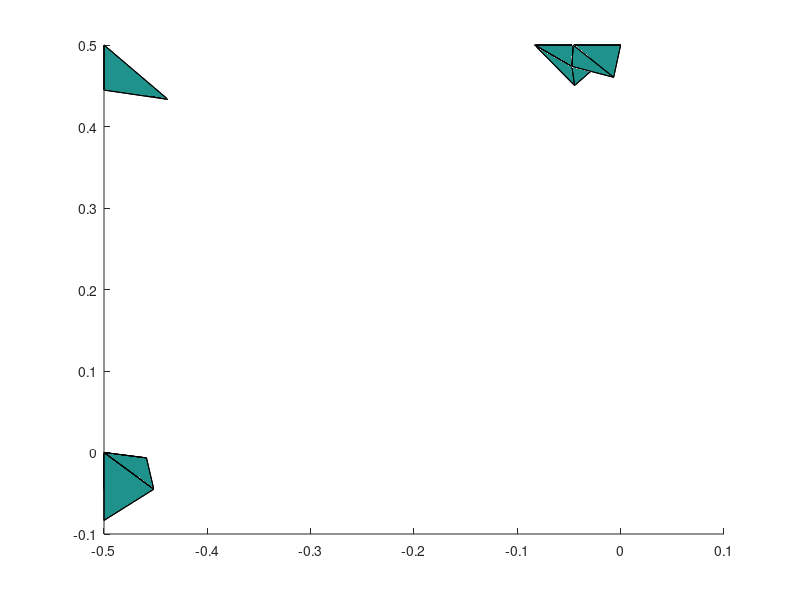

The MATLAB source for this figure:
 %--------- Problem at Cell ----------
 %----- Ci =  -5.561786453290549E-018
 %----- Cell id =        1847
 %----- Interface isopatch defined by points: 
 Interface=[
 -1.405913422163927E-009  0.499999999218251      -0.499999999182621     
 -1.071635514587110E-009  0.499999998691310      -0.499999998672466     
 -1.616452491121494E-009  0.499999990549713      -0.499999990608622     
 -5.483897213342776E-009  0.500000000000000      -0.499999993947533     
 -1.851028834033770E-009  0.499999999478834      -0.499999998446336     
 -1.405913422163927E-009  0.499999999218251      -0.499999999182621     
 ]
 line(Interface(:,1),Interface(:,2),Interface(:,3))
 %----- Element faces: 
 % ------- face global no  =        5846
 % ------- Cif  =  5.343138565898597E-015
 % ------- at edges on face=           2
 % ------- fictitious edge points=
 % --- of isoEdge =           1
 % -1.616452491121494E-009  0.499999990549713      -0.499999990608622     
 % -1.071635514587110E-009  0.499999998691310      -0.499999998672466     
 % -1.405913422163927E-009  0.499999999218251      -0.499999999182621     
 face5846=[
 -6.785672470179727E-003  0.460362621719467      -0.460609707328345     
  1.377897795862282E-012  0.500000000000000      -0.500000000000000     
 -4.722086089840309E-002  0.473768870782452      -0.472573297933226     
 ]
 patch(face5846(:,1),face5846(:,2),face5846(:,3),1)
  % node characterization
 % F T F  2.384185791015625E-007
 % T F F  2.980232238769531E-008
 % F T F  0.000000000000000E+000
 % ------- face global no  =        5972
 % ------- Cif  =  0.000000000000000E+000
 % ------- at edges on face=           0
 face5972=[
 -6.785672470179727E-003  0.460362621719467      -0.460609707328345     
 -4.601382267812057E-002  0.500000000000000      -0.449228225731519     
 -4.722086089840309E-002  0.473768870782452      -0.472573297933226     
 ]
 patch(face5972(:,1),face5972(:,2),face5972(:,3),1)
  % node characterization
 % F T F  0.000000000000000E+000
 % F T F  0.000000000000000E+000
 % F T F  0.000000000000000E+000
 % ------- face global no  =        5973
 % ------- Cif  =  2.843767705221579E-014
 % ------- at edges on face=           2
 % ------- fictitious edge points=
 % --- of isoEdge =           1
 % -1.616452491121494E-009  0.499999990549713      -0.499999990608622     
 % -5.483897213342776E-009  0.500000000000000      -0.499999993947533     
 face5973=[
 -6.785672470179727E-003  0.460362621719467      -0.460609707328345     
  1.377897795862282E-012  0.500000000000000      -0.500000000000000     
 -4.601382267812057E-002  0.500000000000000      -0.449228225731519     
 ]
 patch(face5973(:,1),face5973(:,2),face5973(:,3),1)
  % node characterization
 % F T F  2.384185791015625E-007
 % T F F  1.192092895507812E-007
 % F T F  0.000000000000000E+000
 % ------- face global no  =        5974
 % ------- Cif  =  2.908308992515357E-015
 % ------- at edges on face=           2
 % ------- fictitious edge points=
 % --- of isoEdge =           1
 % -5.483897213342776E-009  0.500000000000000      -0.499999993947533     
 % -1.851028834033770E-009  0.499999999478834      -0.499999998446336     
 % -1.405913422163927E-009  0.499999999218251      -0.499999999182621     
 face5974=[
 -4.601382267812057E-002  0.500000000000000      -0.449228225731519     
  1.377897795862282E-012  0.500000000000000      -0.500000000000000     
 -4.722086089840309E-002  0.473768870782452      -0.472573297933226     
 ]
 patch(face5974(:,1),face5974(:,2),face5974(:,3),1)
  % node characterization
 % F T F  1.192092895507812E-007
 % T F F  2.980232238769531E-008
 % F T F  0.000000000000000E+000
 %--------- Problem at Cell ----------
 %----- Ci =  -1.411021651722950E-018
 %----- Cell id =        2102
 %----- Interface isopatch defined by points: 
 Interface=[
 -1.405913422163927E-009  0.499999999218251      -0.499999999182621     
 -1.295561497406679E-009  0.499999999739417      -0.499999999727540     
 -1.240385535028055E-009  0.500000000000000      -0.500000000000000     
 -1.269294394462223E-009  0.499999999506561      -0.500000000000000     
 -6.628671077673477E-010  0.499999999259841      -0.500000000000000     
 -9.105492125662074E-010  0.499999999245978      -0.499999999727540     
 -1.405913422163927E-009  0.499999999218251      -0.499999999182621     
 ]
 line(Interface(:,1),Interface(:,2),Interface(:,3))
 %----- Element faces: 
 % ------- face global no  =        6716
 % ------- Cif  =  4.370109364251483E-016
 % ------- at edges on face=           2
 % ------- fictitious edge points=
 % --- of isoEdge =           1
 % -1.405913422163927E-009  0.499999999218251      -0.499999999182621     
 % -1.295561497406679E-009  0.499999999739417      -0.499999999727540     
 % -1.240385535028055E-009  0.500000000000000      -0.500000000000000     
 face6716=[
  1.377897795862282E-012  0.500000000000000      -0.500000000000000     
 -8.333333333217552E-002  0.500000000000000      -0.500000000000000     
 -4.722086089840309E-002  0.473768870782452      -0.472573297933226     
 ]
 patch(face6716(:,1),face6716(:,2),face6716(:,3),1)
  % node characterization
 % T F F  1.490116119384766E-008
 % F T F  0.000000000000000E+000
 % F T F  2.980232238769531E-008
 % ------- face global no  =        6717
 % ------- Cif  =  2.881240158059325E-016
 % ------- at edges on face=           2
 % ------- fictitious edge points=
 % --- of isoEdge =           1
 % -1.240385535028055E-009  0.500000000000000      -0.500000000000000     
 % -1.269294394462223E-009  0.499999999506561      -0.500000000000000     
 % -6.628671077673477E-010  0.499999999259841      -0.500000000000000     
 face6717=[
  1.377897795862282E-012  0.500000000000000      -0.500000000000000     
 -4.457672773964280E-002  0.450328789369608      -0.500000000000000     
 -8.333333333217552E-002  0.500000000000000      -0.500000000000000     
 ]
 patch(face6717(:,1),face6717(:,2),face6717(:,3),1)
  % node characterization
 % T F F  1.490116119384766E-008
 % F T F  0.000000000000000E+000
 % F T F  1.490116119384766E-008
 % ------- face global no  =        5843
 % ------- Cif  =  4.534589265289858E-016
 % ------- at edges on face=           2
 % ------- fictitious edge points=
 % --- of isoEdge =           1
 % -1.405913422163927E-009  0.499999999218251      -0.499999999182621     
 % -9.105492125662074E-010  0.499999999245978      -0.499999999727540     
 % -6.628671077673477E-010  0.499999999259841      -0.500000000000000     
 face5843=[
 -4.457672773964280E-002  0.450328789369608      -0.500000000000000     
 -4.722086089840309E-002  0.473768870782452      -0.472573297933226     
  1.377897795862282E-012  0.500000000000000      -0.500000000000000     
 ]
 patch(face5843(:,1),face5843(:,2),face5843(:,3),1)
  % node characterization
 % F T F  0.000000000000000E+000
 % F T F  2.980232238769531E-008
 % T F F  1.490116119384766E-008
 % ------- face global no  =        2850
 % ------- Cif  =  0.000000000000000E+000
 % ------- at edges on face=           0
 face2850=[
 -4.457672773964280E-002  0.450328789369608      -0.500000000000000     
 -8.333333333217552E-002  0.500000000000000      -0.500000000000000     
 -4.722086089840309E-002  0.473768870782452      -0.472573297933226     
 ]
 patch(face2850(:,1),face2850(:,2),face2850(:,3),1)
  % node characterization
 % F T F  0.000000000000000E+000
 % F T F  0.000000000000000E+000
 % F T F  0.000000000000000E+000
 %--------- Problem at Cell ----------
 %----- Ci =  -1.061592473781291E-018
 %----- Cell id =        3243
 %----- Interface isopatch defined by points: 
 Interface=[
 -0.499999995098937      -7.851272782739280E-010  0.499999994662195     
 -0.499999998637300      -1.067305708370043E-009  0.499999998569269     
 -0.499999999181215      -1.405021217435548E-009  0.499999999188354     
 -0.499999999727072      -9.095219773536181E-010  0.499999999238353     
 -0.500000000000000      -6.617723573126529E-010  0.499999999263353     
 -0.499999999183156      -1.013906638360456E-009  0.499999998128170     
 -0.499999995098937      -7.851272782739280E-010  0.499999994662195     
 ]
 line(Interface(:,1),Interface(:,2),Interface(:,3))
 %----- Element faces: 
 % ------- face global no  =        9766
 % ------- Cif  =  2.950740942499595E-015
 % ------- at edges on face=           2
 % ------- fictitious edge points=
 % --- of isoEdge =           1
 % -0.499999995098937      -7.851272782739280E-010  0.499999994662195     
 % -0.499999998637300      -1.067305708370043E-009  0.499999998569269     
 % -0.499999999181215      -1.405021217435548E-009  0.499999999188354     
 face9766=[
 -0.458886903921519      -6.597683610642554E-003  0.455223245918561     
 -0.500000000000000       1.377897795862282E-012  0.500000000000000     
 -0.472526139853518      -4.719092347551464E-002  0.472765687554042     
 ]
 patch(face9766(:,1),face9766(:,2),face9766(:,3),1)
  % node characterization
 % F T F  1.192092895507812E-007
 % T F F  2.980232238769531E-008
 % F T F  0.000000000000000E+000
 % ------- face global no  =        9767
 % ------- Cif  =  2.679001366124652E-015
 % ------- at edges on face=           2
 % ------- fictitious edge points=
 % --- of isoEdge =           1
 % -0.500000000000000      -6.617723573126529E-010  0.499999999263353     
 % -0.499999999183156      -1.013906638360456E-009  0.499999998128170     
 % -0.499999995098937      -7.851272782739280E-010  0.499999994662195     
 face9767=[
 -0.458886903921519      -6.597683610642554E-003  0.455223245918561     
 -0.500000000000000      -4.450326028026475E-002  0.450564440756410     
 -0.500000000000000       1.377897795862282E-012  0.500000000000000     
 ]
 patch(face9767(:,1),face9767(:,2),face9767(:,3),1)
  % node characterization
 % F T F  0.000000000000000E+000
 % F T F  1.490116119384766E-008
 % T F F  1.192092895507812E-007
 % ------- face global no  =        1021
 % ------- Cif  =  0.000000000000000E+000
 % ------- at edges on face=           0
 face1021=[
 -0.458886903921519      -6.597683610642554E-003  0.455223245918561     
 -0.500000000000000      -4.450326028026475E-002  0.450564440756410     
 -0.472526139853518      -4.719092347551464E-002  0.472765687554042     
 ]
 patch(face1021(:,1),face1021(:,2),face1021(:,3),1)
  % node characterization
 % F T F  0.000000000000000E+000
 % F T F  0.000000000000000E+000
 % F T F  0.000000000000000E+000
 % ------- face global no  =        9768
 % ------- Cif  =  4.352301968763063E-016
 % ------- at edges on face=           2
 % ------- fictitious edge points=
 % --- of isoEdge =           1
 % -0.499999999181215      -1.405021217435548E-009  0.499999999188354     
 % -0.499999999727072      -9.095219773536181E-010  0.499999999238353     
 % -0.500000000000000      -6.617723573126529E-010  0.499999999263353     
 face9768=[
 -0.500000000000000      -4.450326028026475E-002  0.450564440756410     
 -0.472526139853518      -4.719092347551464E-002  0.472765687554042     
 -0.500000000000000       1.377897795862282E-012  0.500000000000000     
 ]
 patch(face9768(:,1),face9768(:,2),face9768(:,3),1)
  % node characterization
 % F T F  0.000000000000000E+000
 % F T F  2.980232238769531E-008
 % T F F  1.490116119384766E-008
 %--------- Problem at Cell ----------
 %----- Ci =  -1.729464417252656E-017
 %----- Cell id =        6042
 %----- Interface isopatch defined by points: 
 Interface=[
 -0.499999994255556      -5.367740329646501E-009  0.500000000000000     
 -0.499999999521296      -1.273890909706946E-009  0.500000000000000     
 -0.500000000000000      -1.240385535028055E-009  0.500000000000000     
 -0.499999999727072      -1.295264095830553E-009  0.499999999729451     
 -0.499999999181215      -1.405021217435548E-009  0.499999999188354     
 -0.499999998496736      -1.831074550265472E-009  0.499999999458903     
 -0.499999994255556      -5.367740329646501E-009  0.500000000000000     
 ]
 line(Interface(:,1),Interface(:,2),Interface(:,3))
 %----- Element faces: 
 % ------- face global no  =       15972
 % ------- Cif  =  1.295969637037342E-015
 % ------- at edges on face=           2
 % ------- fictitious edge points=
 % --- of isoEdge =           1
 % -0.499999994255556      -5.367740329646501E-009  0.500000000000000     
 % -0.499999999521296      -1.273890909706946E-009  0.500000000000000     
 % -0.500000000000000      -1.240385535028055E-009  0.500000000000000     
 face15972=[
 -0.451812107822399      -4.503942811429093E-002  0.500000000000000     
 -0.500000000000000       1.377897795862282E-012  0.500000000000000     
 -0.500000000000000      -8.333333333217552E-002  0.500000000000000     
 ]
 patch(face15972(:,1),face15972(:,2),face15972(:,3),1)
  % node characterization
 % F T F  1.192092895507812E-007
 % T F F  1.490116119384766E-008
 % F T F  0.000000000000000E+000
 % ------- face global no  =       15973
 % ------- Cif  =  2.907896785142201E-015
 % ------- at edges on face=           2
 % ------- fictitious edge points=
 % --- of isoEdge =           1
 % -0.499999999181215      -1.405021217435548E-009  0.499999999188354     
 % -0.499999998496736      -1.831074550265472E-009  0.499999999458903     
 % -0.499999994255556      -5.367740329646501E-009  0.500000000000000     
 face15973=[
 -0.451812107822399      -4.503942811429093E-002  0.500000000000000     
 -0.472526139853518      -4.719092347551464E-002  0.472765687554042     
 -0.500000000000000       1.377897795862282E-012  0.500000000000000     
 ]
 patch(face15973(:,1),face15973(:,2),face15973(:,3),1)
  % node characterization
 % F T F  0.000000000000000E+000
 % F T F  2.980232238769531E-008
 % T F F  1.192092895507812E-007
 % ------- face global no  =        1209
 % ------- Cif  =  0.000000000000000E+000
 % ------- at edges on face=           0
 face1209=[
 -0.451812107822399      -4.503942811429093E-002  0.500000000000000     
 -0.472526139853518      -4.719092347551464E-002  0.472765687554042     
 -0.500000000000000      -8.333333333217552E-002  0.500000000000000     
 ]
 patch(face1209(:,1),face1209(:,2),face1209(:,3),1)
  % node characterization
 % F T F  0.000000000000000E+000
 % F T F  0.000000000000000E+000
 % F T F  0.000000000000000E+000
 % ------- face global no  =       15974
 % ------- Cif  =  4.639063438735912E-016
 % ------- at edges on face=           2
 % ------- fictitious edge points=
 % --- of isoEdge =           1
 % -0.500000000000000      -1.240385535028055E-009  0.500000000000000     
 % -0.499999999727072      -1.295264095830553E-009  0.499999999729451     
 % -0.499999999181215      -1.405021217435548E-009  0.499999999188354     
 face15974=[
 -0.472526139853518      -4.719092347551464E-002  0.472765687554042     
 -0.500000000000000      -8.333333333217552E-002  0.500000000000000     
 -0.500000000000000       1.377897795862282E-012  0.500000000000000     
 ]
 patch(face15974(:,1),face15974(:,2),face15974(:,3),1)
  % node characterization
 % F T F  0.000000000000000E+000
 % F T F  1.490116119384766E-008
 % T F F  2.980232238769531E-008
 %--------- Problem at Cell ----------
 %----- Ci =  -1.477879191065492E-017
 %----- Cell id =        6409
 %----- Interface isopatch defined by points: 
 Interface=[
 -5.483897213342776E-009  0.500000000000000      -0.499999993947533     
 -1.283570650014969E-009  0.500000000000000      -0.499999999495628     
 -1.240385535028055E-009  0.500000000000000      -0.500000000000000     
 -1.295561497406679E-009  0.499999999739417      -0.499999999727540     
 -1.405913422163927E-009  0.499999999218251      -0.499999999182621     
 -1.851028834033770E-009  0.499999999478834      -0.499999998446336     
 -5.483897213342776E-009  0.500000000000000      -0.499999993947533     
 ]
 line(Interface(:,1),Interface(:,2),Interface(:,3))
 %----- Element faces: 
 % ------- face global no  =       16649
 % ------- Cif  =  1.332516275778772E-015
 % ------- at edges on face=           2
 % ------- fictitious edge points=
 % --- of isoEdge =           1
 % -5.483897213342776E-009  0.500000000000000      -0.499999993947533     
 % -1.283570650014969E-009  0.500000000000000      -0.499999999495628     
 % -1.240385535028055E-009  0.500000000000000      -0.500000000000000     
 face16649=[
  1.377897795862282E-012  0.500000000000000      -0.500000000000000     
 -8.333333333217552E-002  0.500000000000000      -0.500000000000000     
 -4.601382267812057E-002  0.500000000000000      -0.449228225731519     
 ]
 patch(face16649(:,1),face16649(:,2),face16649(:,3),1)
  % node characterization
 % T F F  1.490116119384766E-008
 % F T F  0.000000000000000E+000
 % F T F  1.192092895507812E-007
 % ------- face global no  =        6716
 % ------- Cif  =  4.370109364251483E-016
 % ------- at edges on face=           2
 % ------- fictitious edge points=
 % --- of isoEdge =           1
 % -1.405913422163927E-009  0.499999999218251      -0.499999999182621     
 % -1.295561497406679E-009  0.499999999739417      -0.499999999727540     
 % -1.240385535028055E-009  0.500000000000000      -0.500000000000000     
 face6716=[
  1.377897795862282E-012  0.500000000000000      -0.500000000000000     
 -8.333333333217552E-002  0.500000000000000      -0.500000000000000     
 -4.722086089840309E-002  0.473768870782452      -0.472573297933226     
 ]
 patch(face6716(:,1),face6716(:,2),face6716(:,3),1)
  % node characterization
 % T F F  1.490116119384766E-008
 % F T F  0.000000000000000E+000
 % F T F  2.980232238769531E-008
 % ------- face global no  =        5974
 % ------- Cif  =  2.908308992515357E-015
 % ------- at edges on face=           2
 % ------- fictitious edge points=
 % --- of isoEdge =           1
 % -5.483897213342776E-009  0.500000000000000      -0.499999993947533     
 % -1.851028834033770E-009  0.499999999478834      -0.499999998446336     
 % -1.405913422163927E-009  0.499999999218251      -0.499999999182621     
 face5974=[
 -4.601382267812057E-002  0.500000000000000      -0.449228225731519     
  1.377897795862282E-012  0.500000000000000      -0.500000000000000     
 -4.722086089840309E-002  0.473768870782452      -0.472573297933226     
 ]
 patch(face5974(:,1),face5974(:,2),face5974(:,3),1)
  % node characterization
 % F T F  1.192092895507812E-007
 % T F F  2.980232238769531E-008
 % F T F  0.000000000000000E+000
 % ------- face global no  =        1502
 % ------- Cif  =  0.000000000000000E+000
 % ------- at edges on face=           0
 face1502=[
 -4.601382267812057E-002  0.500000000000000      -0.449228225731519     
 -4.722086089840309E-002  0.473768870782452      -0.472573297933226     
 -8.333333333217552E-002  0.500000000000000      -0.500000000000000     
 ]
 patch(face1502(:,1),face1502(:,2),face1502(:,3),1)
  % node characterization
 % F T F  0.000000000000000E+000
 % F T F  0.000000000000000E+000
 % F T F  0.000000000000000E+000
 %--------- Problem at Cell ----------
 %----- Ci =  -2.036224447763474E-017
 %----- Cell id =        7942
 %----- Interface isopatch defined by points: 
 Interface=[
 -0.499999999181215      -1.405021217435548E-009  0.499999999188354     
 -0.499999998637300      -1.067305708370043E-009  0.499999998569269     
 -0.499999995098937      -7.851272782739280E-010  0.499999994662195     
 -0.499999994255556      -5.367740329646501E-009  0.500000000000000     
 -0.499999998496736      -1.831074550265472E-009  0.499999999458903     
 -0.499999999181215      -1.405021217435548E-009  0.499999999188354     
 ]
 line(Interface(:,1),Interface(:,2),Interface(:,3))
 %----- Element faces: 
 % ------- face global no  =        9766
 % ------- Cif  =  2.950740942499595E-015
 % ------- at edges on face=           2
 % ------- fictitious edge points=
 % --- of isoEdge =           1
 % -0.499999995098937      -7.851272782739280E-010  0.499999994662195     
 % -0.499999998637300      -1.067305708370043E-009  0.499999998569269     
 % -0.499999999181215      -1.405021217435548E-009  0.499999999188354     
 face9766=[
 -0.458886903921519      -6.597683610642554E-003  0.455223245918561     
 -0.500000000000000       1.377897795862282E-012  0.500000000000000     
 -0.472526139853518      -4.719092347551464E-002  0.472765687554042     
 ]
 patch(face9766(:,1),face9766(:,2),face9766(:,3),1)
  % node characterization
 % F T F  1.192092895507812E-007
 % T F F  2.980232238769531E-008
 % F T F  0.000000000000000E+000
 % ------- face global no  =        1075
 % ------- Cif  =  0.000000000000000E+000
 % ------- at edges on face=           0
 face1075=[
 -0.458886903921519      -6.597683610642554E-003  0.455223245918561     
 -0.472526139853518      -4.719092347551464E-002  0.472765687554042     
 -0.451812107822399      -4.503942811429093E-002  0.500000000000000     
 ]
 patch(face1075(:,1),face1075(:,2),face1075(:,3),1)
  % node characterization
 % F T F  0.000000000000000E+000
 % F T F  0.000000000000000E+000
 % F T F  0.000000000000000E+000
 % ------- face global no  =       19015
 % ------- Cif  =  1.419195607094004E-014
 % ------- at edges on face=           2
 % ------- fictitious edge points=
 % --- of isoEdge =           1
 % -0.499999995098937      -7.851272782739280E-010  0.499999994662195     
 % -0.499999994255556      -5.367740329646501E-009  0.500000000000000     
 face19015=[
 -0.458886903921519      -6.597683610642554E-003  0.455223245918561     
 -0.500000000000000       1.377897795862282E-012  0.500000000000000     
 -0.451812107822399      -4.503942811429093E-002  0.500000000000000     
 ]
 patch(face19015(:,1),face19015(:,2),face19015(:,3),1)
  % node characterization
 % F T F  1.192092895507812E-007
 % T F F  1.192092895507812E-007
 % F T F  0.000000000000000E+000
 % ------- face global no  =       15973
 % ------- Cif  =  2.907896785142201E-015
 % ------- at edges on face=           2
 % ------- fictitious edge points=
 % --- of isoEdge =           1
 % -0.499999999181215      -1.405021217435548E-009  0.499999999188354     
 % -0.499999998496736      -1.831074550265472E-009  0.499999999458903     
 % -0.499999994255556      -5.367740329646501E-009  0.500000000000000     
 face15973=[
 -0.451812107822399      -4.503942811429093E-002  0.500000000000000     
 -0.472526139853518      -4.719092347551464E-002  0.472765687554042     
 -0.500000000000000       1.377897795862282E-012  0.500000000000000     
 ]
 patch(face15973(:,1),face15973(:,2),face15973(:,3),1)
  % node characterization
 % F T F  0.000000000000000E+000
 % F T F  2.980232238769531E-008
 % T F F  1.192092895507812E-007
 %--------- Problem at Cell ----------
 %----- Ci =  -7.080209819514340E-018
 %----- Cell id =       10010
 %----- Interface isopatch defined by points: 
 Interface=[
 -0.500000000000000       0.499999999260021      -6.625786508716143E-010
 -0.499999998770368       0.499999997687353      -9.517522486908449E-010
 -0.499999985244410       0.499999984087894      -8.128790813649987E-010
 -0.500000000000000       0.499999996702645       6.611766347223960E-010
 -0.500000000000000       0.499999998957121      -3.312933451613665E-010
 -0.500000000000000       0.499999999260021      -6.625786508716143E-010
 ]
 line(Interface(:,1),Interface(:,2),Interface(:,3))
 %----- Element faces: 
 % ------- face global no  =       17811
 % ------- Cif  =  0.000000000000000E+000
 % ------- at edges on face=           0
 face17811=[
 -0.500000000000000       0.444679560621392       1.106958592732153E-002
 -0.438110571612217       0.433259791591638      -3.415241303344418E-003
 -0.500000000000000       0.450340850070335      -4.455736972505717E-002
 ]
 patch(face17811(:,1),face17811(:,2),face17811(:,3),1)
  % node characterization
 % F T F  0.000000000000000E+000
 % F T F  0.000000000000000E+000
 % F T F  0.000000000000000E+000
 % ------- face global no  =       21327
 % ------- Cif  =  5.029169152898918E-015
 % ------- at edges on face=           2
 % ------- fictitious edge points=
 % --- of isoEdge =           1
 % -0.500000000000000       0.499999999260021      -6.625786508716143E-010
 % -0.499999998770368       0.499999997687353      -9.517522486908449E-010
 % -0.499999985244410       0.499999984087894      -8.128790813649987E-010
 face21327=[
 -0.500000000000000       0.450340850070335      -4.455736972505717E-002
 -0.500000000000000       0.500000000000000       1.377897795862282E-012
 -0.438110571612217       0.433259791591638      -3.415241303344418E-003
 ]
 patch(face21327(:,1),face21327(:,2),face21327(:,3),1)
  % node characterization
 % F T F  1.490116119384766E-008
 % T F F  2.384185791015625E-007
 % F T F  0.000000000000000E+000
 % ------- face global no  =       21328
 % ------- Cif  =  7.372737121923295E-016
 % ------- at edges on face=           2
 % ------- fictitious edge points=
 % --- of isoEdge =           1
 % -0.500000000000000       0.499999996702645       6.611766347223960E-010
 % -0.500000000000000       0.499999998957121      -3.312933451613665E-010
 % -0.500000000000000       0.499999999260021      -6.625786508716143E-010
 face21328=[
 -0.500000000000000       0.450340850070335      -4.455736972505717E-002
 -0.500000000000000       0.444679560621392       1.106958592732153E-002
 -0.500000000000000       0.500000000000000       1.377897795862282E-012
 ]
 patch(face21328(:,1),face21328(:,2),face21328(:,3),1)
  % node characterization
 % F T F  0.000000000000000E+000
 % F T F  5.960464477539062E-008
 % T F F  1.490116119384766E-008
 % ------- face global no  =       17952
 % ------- Cif  =  1.418924971243413E-014
 % ------- at edges on face=           2
 % ------- fictitious edge points=
 % --- of isoEdge =           1
 % -0.500000000000000       0.499999996702645       6.611766347223960E-010
 % -0.499999985244410       0.499999984087894      -8.128790813649987E-010
 face17952=[
 -0.500000000000000       0.444679560621392       1.106958592732153E-002
 -0.500000000000000       0.500000000000000       1.377897795862282E-012
 -0.438110571612217       0.433259791591638      -3.415241303344418E-003
 ]
 patch(face17952(:,1),face17952(:,2),face17952(:,3),1)
  % node characterization
 % F T F  5.960464477539062E-008
 % T F F  2.384185791015625E-007
 % F T F  0.000000000000000E+000
